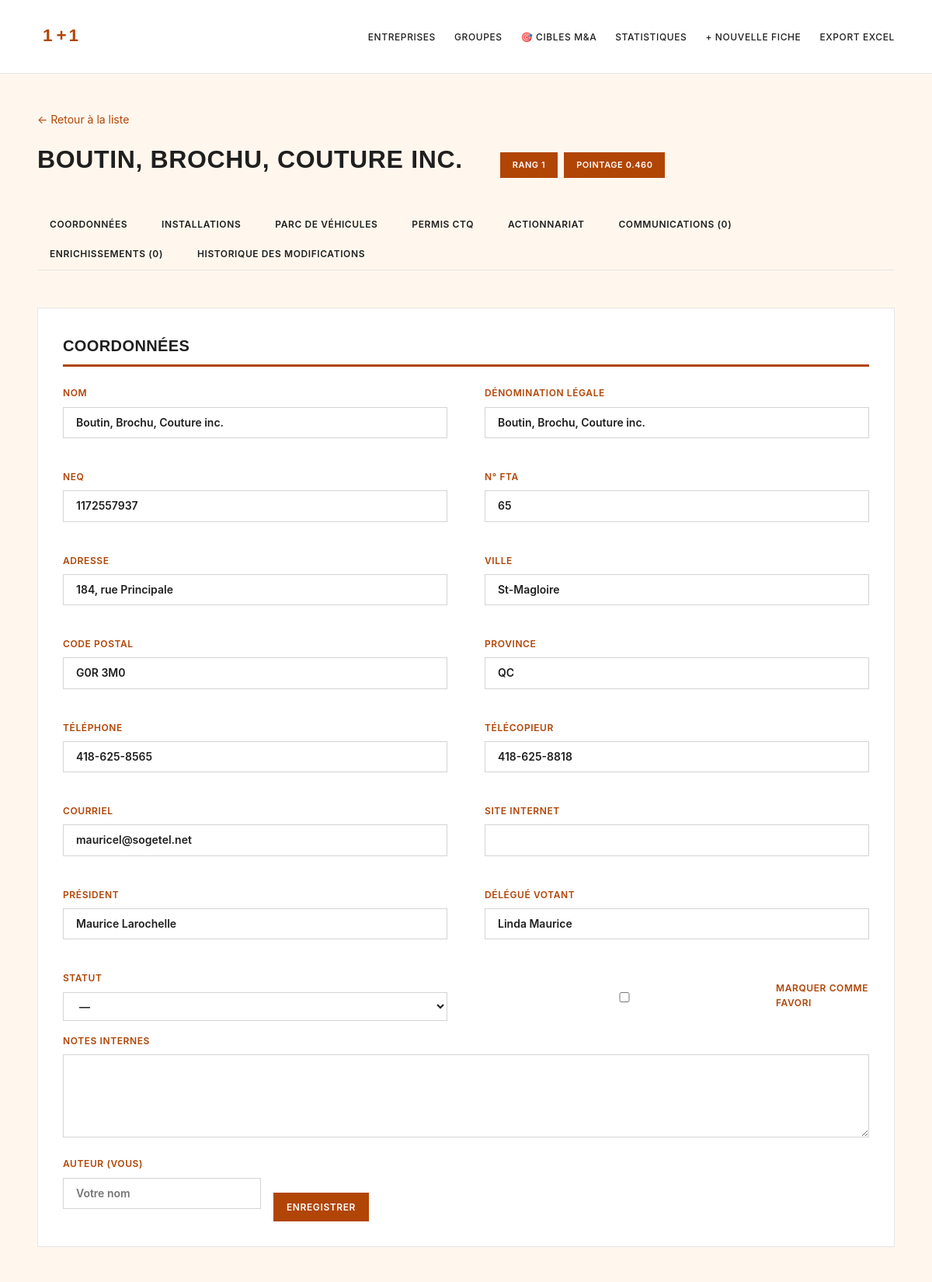
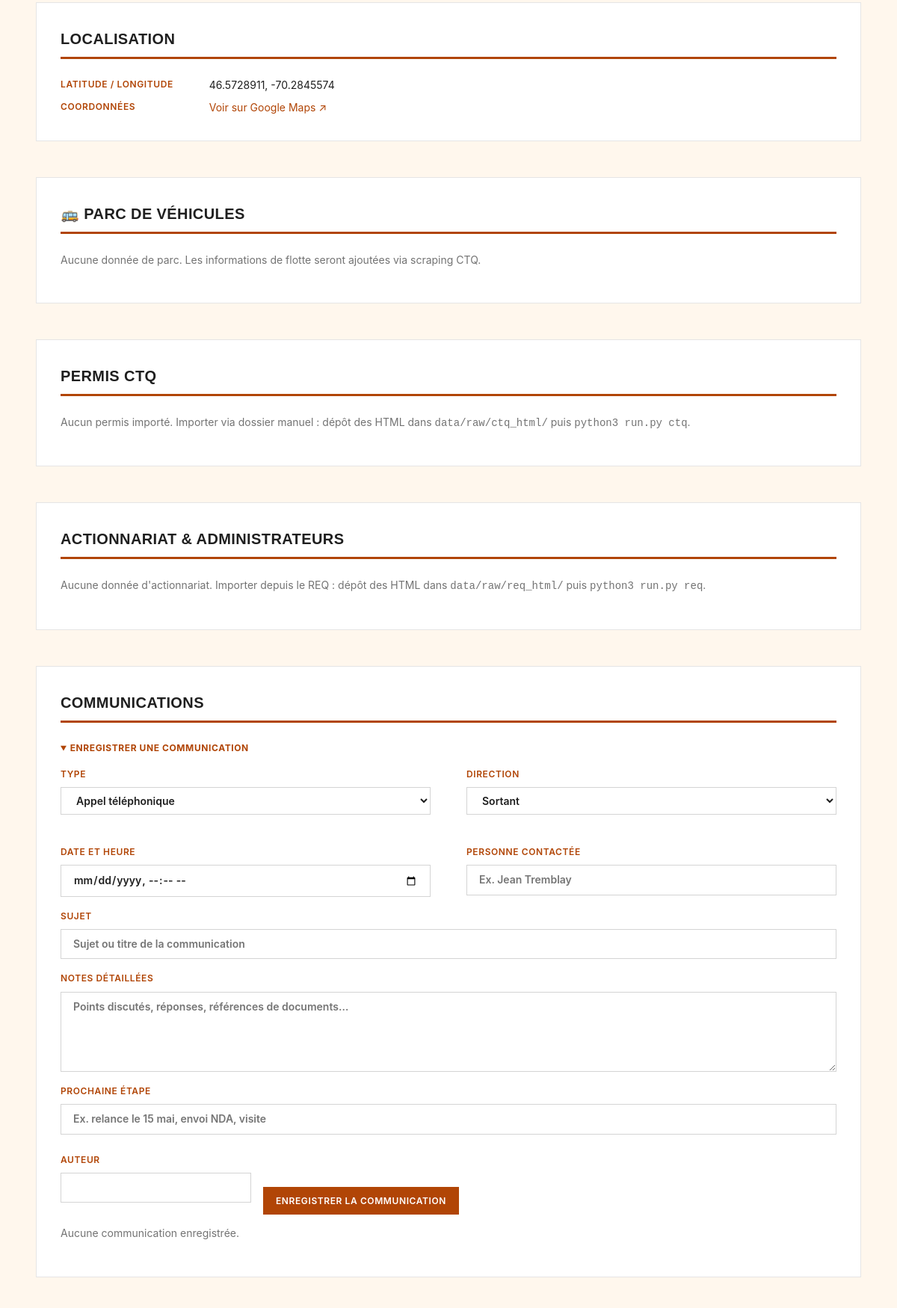
Screenshot of /op/26 (upper part) with the database file from the repository (2 pictures, top to bottom).
### tables this page shows
CREATE TABLE operators (
    id              INTEGER PRIMARY KEY AUTOINCREMENT,
    fta_no          TEXT UNIQUE,
    name            TEXT NOT NULL,
    legal_name      TEXT,
    neq             TEXT,
    address         TEXT,
    city            TEXT,
    postal          TEXT,
    province        TEXT,
    phone           TEXT,
    fax             TEXT,
    email           TEXT,
    website         TEXT,
    president       TEXT,
    delegue_votant  TEXT,
    lat             REAL,
    lng             REAL,
    place_id        TEXT,
    group_id        INTEGER REFERENCES groups(id),
    group_reason    TEXT,            -- why assigned to this group
    notes           TEXT,
    created_at      TEXT DEFAULT CURRENT_TIMESTAMP,
    updated_at      TEXT DEFAULT CURRENT_TIMESTAMP
, status TEXT, owner_flag INTEGER, last_contact_at TEXT);

CREATE TABLE scores (
    operator_id         INTEGER PRIMARY KEY REFERENCES operators(id) ON DELETE CASCADE,
    size_score          REAL,
    independence_score  REAL,
    clarity_score       REAL,
    succession_score    REAL,
    ma_fit_score        REAL,
    rank                INTEGER,
    rationale           TEXT,
    scored_at           TEXT DEFAULT CURRENT_TIMESTAMP
);

### src/webapp.py (the view)
@app.route("/op/<int:op_id>")
def op_detail(op_id: int):
    db = get_db()
    op = db.execute("""
        SELECT o.*, g.name AS group_name, g.kind AS group_kind,
               g.is_excluded AS group_excluded,
               s.rank, s.ma_fit_score, s.size_score, s.independence_score,
               s.clarity_score, s.succession_score, s.rationale
        FROM operators o
        LEFT JOIN groups g ON o.group_id = g.id
        LEFT JOIN scores s ON s.operator_id = o.id
        WHERE o.id = ?
    """, (op_id,)).fetchone()
    if not op:
        abort(404)
    facility = db.execute(
        "SELECT * FROM facility WHERE operator_id=? ORDER BY id DESC LIMIT 1",
        (op_id,)).fetchone()
    fleet = db.execute(
        "SELECT * FROM fleet WHERE operator_id=? ORDER BY id DESC",
        (op_id,)).fetchall()
    permits = db.execute(
        "SELECT * FROM permits WHERE operator_id=? ORDER BY permit_type",
        (op_id,)).fetchall()
    ownership = db.execute(
        "SELECT * FROM ownership WHERE operator_id=? ORDER BY role, entity_name",
        (op_id,)).fetchall()
    comms = db.execute(
        "SELECT * FROM communications WHERE operator_id=? "
        "ORDER BY occurred_at DESC, id DESC", (op_id,)).fetchall()
    enrichments = db.execute(
        "SELECT * FROM enrichments WHERE operator_id=? "
        "ORDER BY created_at DESC", (op_id,)).fetchall()
    edits = db.execute(
        "SELECT * FROM edit_log WHERE operator_id=? "
        "ORDER BY created_at DESC LIMIT 50", (op_id,)).fetchall()
    return render_template("op_detail.html",
                           op=op, facility=facility, fleet=fleet,
                           permits=permits, ownership=ownership,
                           comms=comms, enrichments=enrichments, edits=edits)

### src/templates/op_detail.html (shortened to what this page needs)
{% extends "base.html" %}
{% block content %}
<p class="muted"><a href="{{ url_for('index') }}">← Retour à la liste</a></p>
<header class="op-header">
  <h1>
    {{ op['name'] }}
  </h1>
  <div class="badges">
    {% if op['rank'] %}<span class="badge">Rang {{ op['rank'] }}</span>{% endif %}
    {% if op['ma_fit_score'] is not none %}
      <span class="badge">Pointage {{ '%.3f' % op['ma_fit_score'] }}</span>
    {% endif %}
  </div>
</header>
<nav class="tabs">
  <a href="#coordonnees">Coordonnées</a>
  <a href="#installations">Installations</a>
  <a href="#fleet">Parc de véhicules</a>
  <a href="#permis">Permis CTQ</a>
  <a href="#actionnariat">Actionnariat</a>
  <a href="#communications">Communications ({{ comms|length }})</a>
  <a href="#enrichissements">Enrichissements ({{ enrichments|length }})</a>
  <a href="#historique">Historique des modifications</a>
</nav>
<section id="coordonnees" class="card">
  <h2>Coordonnées</h2>
  <form method="post" action="{{ url_for('op_edit', op_id=op['id']) }}">
    <div class="grid2">
      <label>Nom
        <input name="name" value="{{ op['name'] or '' }}" required>
      </label>
      <label>Dénomination légale
        <input name="legal_name" value="{{ op['legal_name'] or '' }}">
      </label>
      <label>NEQ
        <input name="neq" value="{{ op['neq'] or '' }}" pattern="\d{10}" maxlength="10">
      </label>
      <label>N° FTA
        <input value="{{ op['fta_no'] or '' }}" disabled>
      </label>
      <label>Adresse
        <input name="address" value="{{ op['address'] or '' }}">
      </label>
      <label>Ville
        <input name="city" value="{{ op['city'] or '' }}">
      </label>
      <label>Code postal
        <input name="postal" value="{{ op['postal'] or '' }}">
      </label>
      <label>Province
        <input name="province" value="{{ op['province'] or 'QC' }}">
      </label>
      <label>Téléphone
        <input name="phone" value="{{ op['phone'] or '' }}">
      </label>
      <label>Télécopieur
        <input name="fax" value="{{ op['fax'] or '' }}">
      </label>
      <label>Courriel
        <input name="email" type="email" value="{{ op['email'] or '' }}">
      </label>
      <label>Site Internet
        <input name="website" value="{{ op['website'] or '' }}">
      </label>
      <label>Président
        <input name="president" value="{{ op['president'] or '' }}">
      </label>
      <label>Délégué votant
        <input name="delegue_votant" value="{{ op['delegue_votant'] or '' }}">
      </label>
      <label>Statut
        <select name="status">
          <option value="">—</option>
        </select>
      </label>
      <label class="check">
        <input type="checkbox" name="owner_flag" value="1" {% if op['owner_flag'] %}checked{% endif %}>
        Marquer comme favori
      </label>
    </div>
    <label>Notes internes
      <textarea name="notes" rows="4">{{ op['notes'] or '' }}</textarea>
    </label>
    <div class="row">
      <label>Auteur (vous)
        <input name="author" value="{{ author }}" placeholder="Votre nom" required>
      </label>
      <button type="submit">Enregistrer</button>
    </div>
  </form>
</section>
<section id="installations" class="card">
  <h2>Localisation</h2>
  {% if op['lat'] and op['lng'] %}
    <dl class="kv">
      <dt>Latitude / Longitude</dt>
      <dd>{{ op['lat'] }}, {{ op['lng'] }}</dd>
      <dt>Coordonnées</dt>
      <dd><a href="https://maps.google.com/?q={{ op['lat'] }},{{ op['lng'] }}" target="_blank">Voir sur Google Maps ↗</a></dd>
    </dl>
  {% else %}
    <p class="muted">Coordonnées géographiques non disponibles.</p>
  {% endif %}
</section>
<section id="fleet" class="card">
  <h2>🚌 Parc de véhicules</h2>
  {% if fleet %}
    {% set latest_fleet = fleet[0] %}
    <div style="display: grid; grid-template-columns: repeat(2, 1fr); gap: 1rem;">
      <div style="background: #f5f5f5; padding: 1rem; border-radius: 4px;">
        <div style="font-size: 32px; font-weight: bold; color: #d8534a;">{{ latest_fleet['buses_scolaire'] or 0 }}</div>
        <div style="font-size: 12px; color: #666; margin-top: 0.25rem;">Autobus scolaires</div>
      </div>
      <div style="background: #f5f5f5; padding: 1rem; border-radius: 4px;">
        <div style="font-size: 32px; font-weight: bold; color: #d8534a;">{{ latest_fleet['buses_coach'] or 0 }}</div>
        <div style="font-size: 12px; color: #666; margin-top: 0.25rem;">Autobus nolisés/interurbains</div>
      </div>
      <div style="background: #f5f5f5; padding: 1rem; border-radius: 4px;">
        <div style="font-size: 32px; font-weight: bold; color: #d8534a;">{{ latest_fleet['buses_adapte'] or 0 }}</div>
        <div style="font-size: 12px; color: #666; margin-top: 0.25rem;">Transport adapté</div>
      </div>
      <div style="background: #f5f5f5; padding: 1rem; border-radius: 4px;">
        <div style="font-size: 32px; font-weight: bold; color: #d8534a;">{{ latest_fleet['buses_urbain'] or 0 }}</div>
        <div style="font-size: 12px; color: #666; margin-top: 0.25rem;">Transport urbain</div>
      </div>
    </div>
    <div style="margin-top: 1rem; padding: 0.75rem; background: #e8f4f8; border-left: 3px solid #0066cc; font-size: 14px;">
      <strong>Total :</strong> {{ latest_fleet['total'] or 0 }} véhicules
      <br><span style="font-size: 12px; color: #666;">Source : {{ latest_fleet['source'] }} — Mise à jour : {{ latest_fleet['as_of_date'] or '—' }}</span>
    </div>
  {% else %}
    <p class="muted">Aucune donnée de parc. Les informations de flotte seront ajoutées via scraping CTQ.</p>
  {% endif %}
</section>
<section id="permis" class="card">
  <h2>Permis CTQ</h2>
  {% if permits %}
    <table class="grid">
      <thead><tr><th>Type</th><th>N° permis</th><th>Véhicules déclarés</th><th>Statut</th></tr></thead>
      <tbody>
      {% for p in permits %}
        <tr>
          <td>{{ PERMIT_LABELS.get(p['permit_type'], p['permit_type']) }}</td>
          <td>{{ p['permit_no'] or '—' }}</td>
          <td class="num">{{ p['declared_vehicles'] or '—' }}</td>
          <td>{{ p['status'] or '—' }}</td>
        </tr>
      {% endfor %}
      </tbody>
    </table>
  {% else %}
    <p class="muted">Aucun permis importé. Importer via dossier manuel :
      dépôt des HTML dans <code>data/raw/ctq_html/</code> puis
      <code>python3 run.py ctq</code>.</p>
  {% endif %}
</section>
<section id="actionnariat" class="card">
  <h2>Actionnariat &amp; administrateurs</h2>
  {% if ownership %}
    <table class="grid">
      <thead><tr><th>Rôle</th><th>Nom</th><th>Type</th><th>% détenu</th><th>Source</th></tr></thead>
      <tbody>
      {% for o in ownership %}
        <tr>
          <td>{{ o['role'] }}</td>
          <td>{{ o['entity_name'] }}</td>
          <td>{{ o['entity_type'] or '—' }}</td>
          <td class="num">{{ (o['pct'] ~ ' %') if o['pct'] else '—' }}</td>
          <td class="muted small">{{ o['source'] }}</td>
        </tr>
      {% endfor %}
      </tbody>
    </table>
  {% else %}
    <p class="muted">Aucune donnée d'actionnariat. Importer depuis le REQ :
      dépôt des HTML dans <code>data/raw/req_html/</code> puis
      <code>python3 run.py req</code>.</p>
  {% endif %}
</section>
<section id="communications" class="card">
  <h2>Communications</h2>
  <details open>
    <summary><strong>Enregistrer une communication</strong></summary>
    <form method="post" action="{{ url_for('comm_add', op_id=op['id']) }}">
      <div class="grid2">
        <label>Type
          <select name="kind">
            {% for v, lbl in COMM_KIND_CHOICES %}
              <option value="{{v}}">{{lbl}}</option>
            {% endfor %}
          </select>
        </label>
        <label>Direction
          <select name="direction">
            {% for v, lbl in COMM_DIR_CHOICES %}<option value="{{v}}">{{lbl}}</option>{% endfor %}
          </select>
        </label>
        <label>Date et heure
          <input type="datetime-local" name="occurred_at">
        </label>
        <label>Personne contactée
          <input name="contact" placeholder="Ex. Jean Tremblay">
        </label>
      </div>
      <label>Sujet
        <input name="subject" placeholder="Sujet ou titre de la communication">
      </label>
      <label>Notes détaillées
        <textarea name="notes" rows="4"
          placeholder="Points discutés, réponses, références de documents…"></textarea>
      </label>
      <label>Prochaine étape
        <input name="next_step" placeholder="Ex. relance le 15 mai, envoi NDA, visite">
      </label>
      <div class="row">
        <label>Auteur
          <input name="author" value="{{ author }}" required>
        </label>
        <button type="submit">Enregistrer la communication</button>
      </div>
    </form>
  </details>
  {% if comms %}
    <ul class="timeline">
      {% for c in comms %}
        <li>
          <div class="timeline-head">
            <strong>{{ dict(COMM_KIND_CHOICES).get(c['kind'], c['kind']) }}</strong>
            <span class="muted small">· {{ c['direction'] or '' }} · {{ c['occurred_at'] }}</span>
            {% if c['contact'] %}<span class="muted small">· {{ c['contact'] }}</span>{% endif %}
            <span class="muted small">· par {{ c['author'] or '—' }}</span>
          </div>
          {% if c['subject'] %}<div><em>{{ c['subject'] }}</em></div>{% endif %}
          {% if c['notes'] %}<div class="pre">{{ c['notes'] }}</div>{% endif %}
          {% if c['next_step'] %}<div>→ <strong>Prochaine étape :</strong> {{ c['next_step'] }}</div>{% endif %}
          <form method="post" action="{{ url_for('comm_delete', cid=c['id']) }}"
                onsubmit="return confirm('Supprimer cette communication ?')">
            <button class="btn-ghost small" type="submit">Supprimer</button>
          </form>
        </li>
      {% endfor %}
    </ul>
  {% else %}
    <p class="muted">Aucune communication enregistrée.</p>
  {% endif %}
</section>
{% endblock %}

### rows the page displays
operators: name "BOUTIN, BROCHU, COUTURE INC.", name "Boutin, Brochu, Couture inc.", legal_name "Boutin, Brochu, Couture inc.", neq "1172557937", fta_no "65", address "184, rue Principale", city "St-Magloire", postal "G0R 3M0", province "QC", phone "418-625-8565", fax "418-625-8818", email "mauricel@sogetel.net", president "Maurice Larochelle", delegue_votant "Linda Maurice", lat "46.5728911", lng "-70.2845574"
scores: rank "1", ma_fit_score "0.460"

### other values shown
{{ comms|length }} "0"
{{ enrichments|length }} "0"
form field kind "Appel téléphonique"
form field direction "Sortant"
